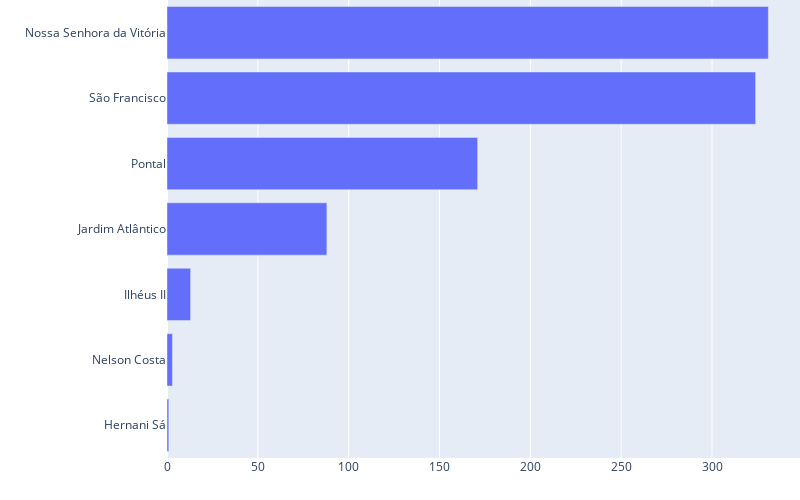

Notebook cell for this chart:
### Code cell
to_chart = pd.DataFrame(to_chart['bairro'].value_counts()).reset_index()

fig = px.bar(to_chart.rename(columns={'count':'Apartamentos à Venda'}).sort_values(by='Apartamentos à Venda', ascending=True), 
             x='Apartamentos à Venda', 
             y='bairro', orientation='h')

fig.update_xaxes(title_text='')
fig.update_yaxes(title_text='')

fig.update_layout(
    margin=dict(l=0, r=0, t=0, b=0),
    height=500,
    width=800
)
fig.show()

### Figure 1 — Plotly figure (JSON) as saved in the notebook; plotly's stock layout.template omitted (floating-point values rounded to 4 significant figures)
{"data": [{"alignmentgroup": "True", "hovertemplate": "Apartamentos à Venda=%{x}<br>bairro=%{y}<extra></extra>", "legendgroup": "", "marker": {"color": "#636efa", "pattern": {"shape": ""}}, "name": "", "offsetgroup": "", "orientation": "h", "showlegend": false, "textposition": "auto", "type": "bar", "x": [1, 3, 13, 88, 171, 324, 331], "xaxis": "x", "y": ["Hernani Sá", "Nelson Costa", "Ilhéus II", "Jardim Atlântico", "Pontal", "São Francisco", "Nossa Senhora da Vitória"], "yaxis": "y"}], "layout": {"barmode": "relative", "height": 500, "legend": {"tracegroupgap": 0}, "margin": {"b": 0, "l": 0, "r": 0, "t": 0}, "width": 800, "xaxis": {"anchor": "y", "domain": [0, 1], "title": {"text": ""}}, "yaxis": {"anchor": "x", "domain": [0, 1], "title": {"text": ""}}}}
